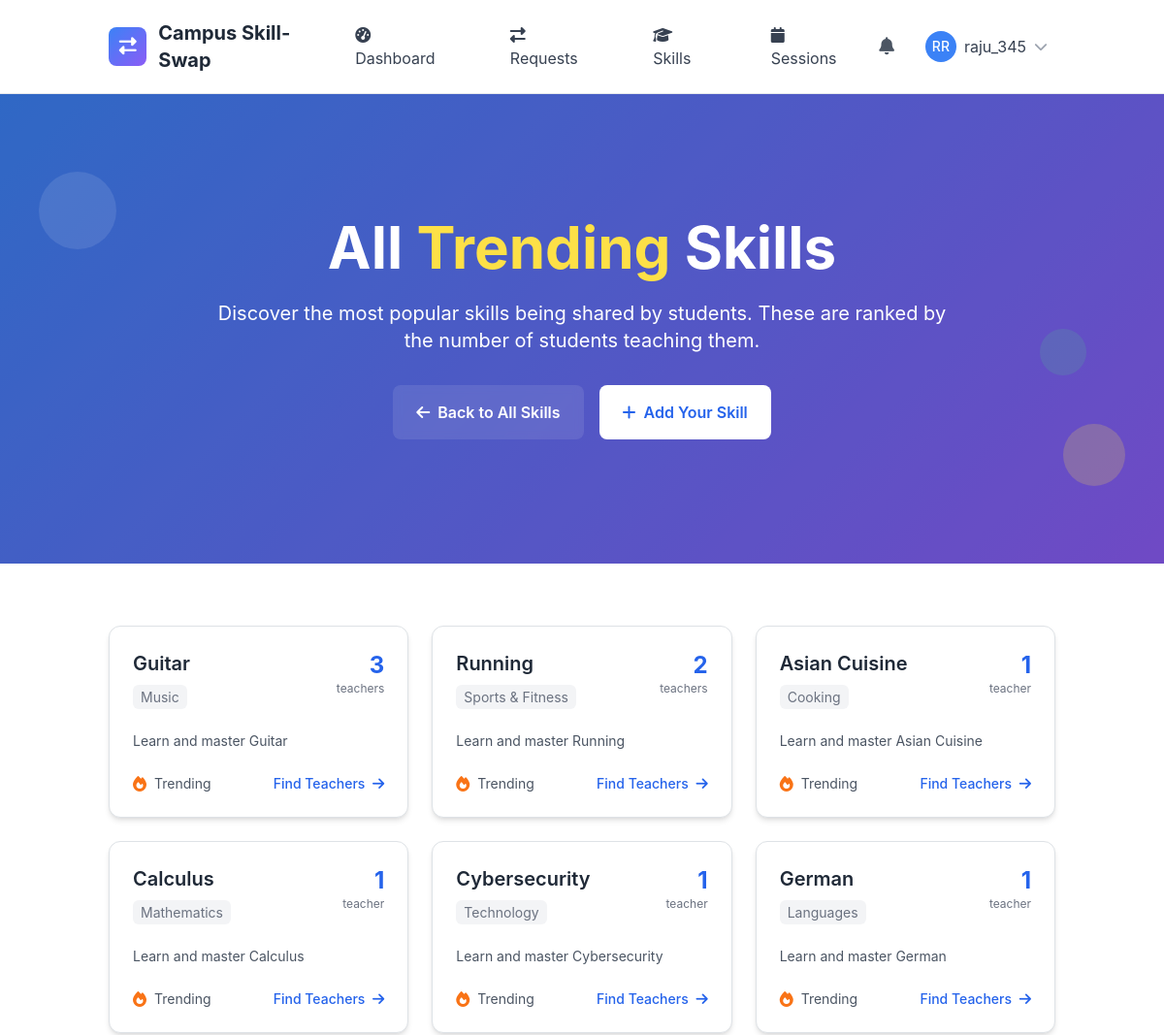
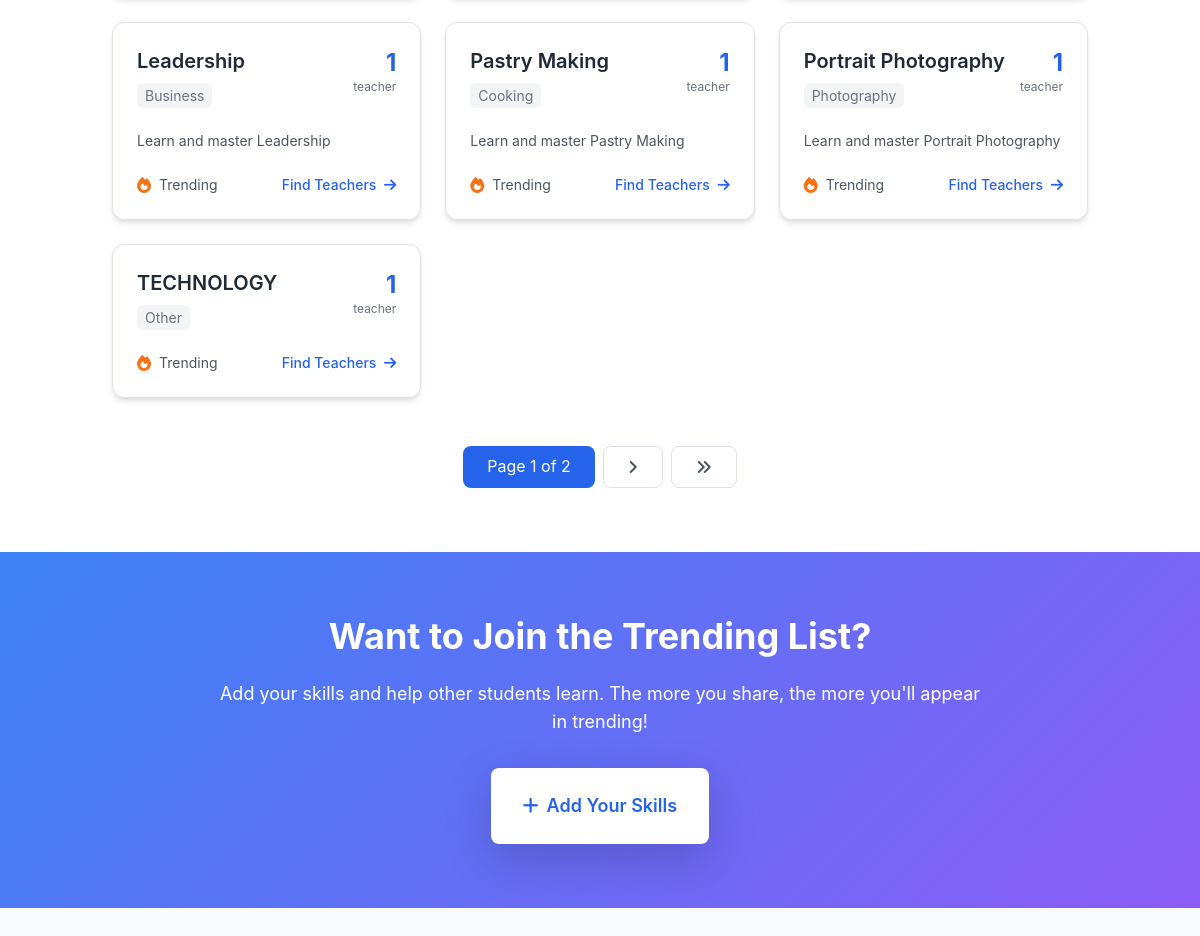
Screenshot of /skills/trending/more/ (signed in) with the database file from the repository (2 pictures, top to bottom).
### skills/models.py (models this page shows, shortened)
class Skill(models.Model):
    name = models.CharField(max_length=100)
    category = models.ForeignKey(SkillCategory, on_delete=models.CASCADE, related_name='skills')
    description = models.TextField(blank=True)
    is_popular = models.BooleanField(default=False)
    created_at = models.DateTimeField(auto_now_add=True)
    updated_at = models.DateTimeField(auto_now=True)
    class Meta:
        ordering = ['category__name', 'name']
        unique_together = ['name', 'category']

class SkillCategory(models.Model):
    name = models.CharField(max_length=100, unique=True)
    description = models.TextField(blank=True)
    icon = models.CharField(max_length=50, blank=True, help_text="CSS icon class")
    color = models.CharField(max_length=7, default='#3B82F6', help_text="Hex color code")
    is_active = models.BooleanField(default=True)
    created_at = models.DateTimeField(auto_now_add=True)
    updated_at = models.DateTimeField(auto_now=True)
    class Meta:
        ordering = ['name']
        verbose_name_plural = "Skill Categories"
        db_table = 'category'

### skills/views.py (the view)
# urls.py: path('trending/more/', views.TrendingSkillsMoreView.as_view(), name='trending_skills_more'),
class TrendingSkillsMoreView(LoginRequiredMixin, ListView):
    model = Skill
    template_name = 'skills/trending_skills_more.html'
    context_object_name = 'trending_skills'
    paginate_by = 10
    def get_queryset(self):
        from django.db.models import Count
        return (Skill.objects
                .filter(category__is_active=True)
                .annotate(offered_count=Count('offered_by_users'))
                .filter(offered_count__gt=0)
                .order_by('-offered_count', 'name'))
    def get_context_data(self, **kwargs):
        context = super().get_context_data(**kwargs)
        context['page_title'] = 'All Trending Skills'
        return context

### templates/skills/trending_skills_more.html (shortened to what this page needs)
{% extends 'base.html' %}
{% load static %}
{% block content %}
<section class="gradient-bg relative overflow-hidden">
    <div class="absolute inset-0 bg-black opacity-20"></div>
    <div class="relative container mx-auto px-4 py-20 lg:py-32">
        <div class="text-center text-white">
            <h1 class="text-4xl lg:text-6xl font-bold mb-6 leading-tight">
                All <span class="text-yellow-300">Trending</span> Skills
            </h1>
            <p class="text-lg lg:text-xl mb-8 max-w-3xl mx-auto">
                Discover the most popular skills being shared by students. These are ranked by the number of students teaching them.
            </p>
            <div class="flex justify-center space-x-4">
                <a href="{% url 'skills:skill_list' %}" class="bg-white/10 backdrop-blur-sm text-white px-6 py-3 rounded-lg font-semibold hover:bg-white/20 transition-all">
                    <i class="fas fa-arrow-left mr-2"></i>Back to All Skills
                </a>
                <a href="{% url 'skills:add_skill' %}" class="bg-white text-blue-600 px-6 py-3 rounded-lg font-semibold hover:bg-gray-100 transition-all">
                    <i class="fas fa-plus mr-2"></i>Add Your Skill
                </a>
            </div>
        </div>
    </div>
    <div class="absolute top-20 left-10 w-20 h-20 bg-white opacity-10 rounded-full animate-bounce"></div>
    <div class="absolute bottom-20 right-10 w-16 h-16 bg-yellow-300 opacity-20 rounded-full animate-pulse"></div>
    <div class="absolute top-1/2 right-20 w-12 h-12 bg-green-400 opacity-15 rounded-full animate-bounce delay-75"></div>
</section>
<section class="py-16 bg-white">
    <div class="container mx-auto px-4">
        {% if trending_skills %}
            <div class="grid grid-cols-1 md:grid-cols-2 lg:grid-cols-3 gap-6">
                {% for skill in trending_skills %}
                    <div class="skill-card bg-white rounded-xl shadow-md p-6 hover:shadow-lg transition-all border">
                        <div class="flex items-start justify-between mb-4">
                            <div class="flex-1">
                                <h3 class="text-xl font-semibold text-gray-800 mb-2">{{ skill.name }}</h3>
                                <span class="text-sm text-gray-500 bg-gray-100 px-2 py-1 rounded">{{ skill.category.name }}</span>
                            </div>
                            <div class="text-right">
                                <div class="text-2xl font-bold text-blue-600">{{ skill.offered_count }}</div>
                                <div class="text-xs text-gray-500">teacher{{ skill.offered_count|pluralize }}</div>
                            </div>
                        </div>
                        {% if skill.description %}
                            <p class="text-gray-600 text-sm mb-4 line-clamp-2">{{ skill.description }}</p>
                        {% endif %}
                        <div class="flex justify-between items-center">
                            <div class="flex items-center space-x-2">
                                <i class="fas fa-fire text-orange-500"></i>
                                <span class="text-sm text-gray-600">Trending</span>
                            </div>
                            <a href="{% url 'skills:find_tutors' skill.id %}" class="text-blue-600 hover:text-blue-800 text-sm font-medium">
                                Find Teachers <i class="fas fa-arrow-right ml-1"></i>
                            </a>
                        </div>
                    </div>
                {% endfor %}
            </div>
            {% if is_paginated %}
                <div class="flex justify-center mt-12">
                    <nav class="flex space-x-2">
                        <span class="px-4 py-2 bg-blue-600 text-white rounded-lg">
                            Page {{ page_obj.number }} of {{ page_obj.paginator.num_pages }}
                        </span>
                        {% if page_obj.has_next %}
                            <a href="?page={{ page_obj.next_page_number }}" class="px-4 py-2 border border-gray-300 rounded-lg text-gray-600 hover:bg-gray-50 transition-colors">
                                <i class="fas fa-angle-right"></i>
                            </a>
                            <a href="?page={{ page_obj.paginator.num_pages }}" class="px-4 py-2 border border-gray-300 rounded-lg text-gray-600 hover:bg-gray-50 transition-colors">
                                <i class="fas fa-angle-double-right"></i>
                            </a>
                        {% endif %}
                    </nav>
                </div>
            {% endif %}
        {% endif %}
    </div>
</section>
<section class="gradient-bg py-16">
    <div class="container mx-auto px-4 text-center">
        <div class="max-w-3xl mx-auto text-white">
            <h2 class="text-3xl lg:text-4xl font-bold mb-6">
                Want to Join the Trending List?
            </h2>
            <p class="text-lg mb-8">
                Add your skills and help other students learn. The more you share, the more you'll appear in trending!
            </p>
            <a href="{% url 'skills:add_skill' %}"
               class="bg-white text-blue-600 px-8 py-4 rounded-lg font-semibold text-lg hover:bg-gray-100 transition-all transform hover:scale-105 shadow-lg inline-block">
                <i class="fas fa-plus mr-2"></i>Add Your Skills
            </a>
        </div>
    </div>
</section>
{% endblock %}

### templates/base.html (shortened to what this page needs)
{% load static %}
<!DOCTYPE html>
<html lang="en" class="h-full">
<head>
    <script src="https://cdn.tailwindcss.com"></script>
    <link href="https://cdn.jsdelivr.net/npm/bootstrap@5.3.2/dist/css/bootstrap.min.css" rel="stylesheet">
    <link rel="stylesheet" href="https://cdnjs.cloudflare.com/ajax/libs/font-awesome/6.5.1/css/all.min.css">
</head>
<body class="bg-gray-50 h-full">
    <nav class="bg-white shadow-lg border-b">
        <div class="container mx-auto px-4">
            <div class="flex justify-between items-center py-3">
                <div class="flex items-center space-x-3">
                    <div class="w-10 h-10 gradient-bg rounded-lg flex items-center justify-center">
                        <i class="fas fa-exchange-alt text-white text-lg"></i>
                    </div>
                    <a href="{% url 'core:home' %}" class="text-xl font-bold text-gray-800 hover:text-blue-600 transition-colors">
                        Campus Skill-Swap
                    </a>
                </div>
                <div class="hidden md:flex items-center space-x-6">
                    {% if user.is_authenticated %}
                        <a href="{% url 'core:dashboard' %}" class="nav-link px-3 py-2 text-gray-700 hover:text-blue-600 transition-colors">
                            <i class="fas fa-tachometer-alt mr-2"></i>Dashboard
                        </a>
                        <a href="{% url 'skill_sessions:request_list' %}" class="nav-link px-3 py-2 text-gray-700 hover:text-blue-600 transition-colors">
                            <i class="fas fa-exchange-alt mr-2"></i>Requests
                        </a>
                        <a href="{% url 'skills:skill_list' %}" class="nav-link px-3 py-2 text-gray-700 hover:text-blue-600 transition-colors">
                            <i class="fas fa-graduation-cap mr-2"></i>Skills
                        </a>
                        <a href="{% url 'skill_sessions:session_management' %}" class="nav-link px-3 py-2 text-gray-700 hover:text-blue-600 transition-colors">
                            <i class="fas fa-calendar mr-2"></i>Sessions
                        </a>
                    {% endif %}
                </div>
                <div class="flex items-center space-x-4">
                    {% if user.is_authenticated %}
                        <div class="relative">
                            <button id="notificationBtn" class="relative p-2 text-gray-600 hover:text-blue-600 transition-colors">
                                <i class="fas fa-bell text-lg"></i>
                            </button>
                        </div>
                        <div class="relative">
                            <button id="userMenuBtn" class="flex items-center space-x-2 p-2 rounded-lg hover:bg-gray-100 transition-colors">
                                {% if user.profile.profile_picture %}
                                    <img src="{{ user.profile.profile_picture.url }}" alt="Profile" class="w-8 h-8 rounded-full">
                                {% else %}
                                    <div class="w-8 h-8 bg-blue-500 rounded-full flex items-center justify-center">
                                        <span class="text-white text-sm font-medium">{{ user.first_name|first|upper }}{{ user.last_name|first|upper }}</span>
                                    </div>
                                {% endif %}
                                <span class="hidden md:block text-gray-700">{{ user.username}}</span>
                                <i class="fas fa-chevron-down text-gray-400 text-sm"></i>
                            </button>
                        </div>
                    {% endif %}
                </div>
            </div>
        </div>
    </nav>
    <main class="min-h-screen">
        {% block content %}{% endblock %}
    </main>
</body>
</html>

### templates/base.html (style rules this page uses)
:root { --primary-color: #3B82F6; --secondary-color: #10B981; --accent-color: #8B5CF6; --warning-color: #F59E0B; --danger-color: #EF4444; }
body { font-family: 'Inter', -apple-system, BlinkMacSystemFont, sans-serif; }
.gradient-bg { background: linear-gradient(135deg, var(--primary-color) 0%, var(--accent-color) 100%); }
.skill-card { transition: all 0.3s ease; border: 1px solid #e5e7eb; }

### templates/skills/trending_skills_more.html (style rules this page uses)
.line-clamp-2 { display: -webkit-box; -webkit-line-clamp: 2; -webkit-box-orient: vertical; overflow: hidden; }

### rows the page displays
Skill: name "Guitar", category.name "Music", offered_count "3", description "Learn and master Guitar"
Skill: name "Running", category.name "Sports & Fitness", offered_count "2", description "Learn and master Running"
Skill: name "Asian Cuisine", category.name "Cooking", offered_count "1", description "Learn and master Asian Cuisine"
Skill: name "Calculus", category.name "Mathematics", offered_count "1", description "Learn and master Calculus"
Skill: name "Cybersecurity", category.name "Technology", offered_count "1", description "Learn and master Cybersecurity"
Skill: name "German", category.name "Languages", offered_count "1", description "Learn and master German"
Skill: name "Leadership", category.name "Business", offered_count "1", description "Learn and master Leadership"
Skill: name "Pastry Making", category.name "Cooking", offered_count "1", description "Learn and master Pastry Making"
Skill: name "Portrait Photography", category.name "Photography", offered_count "1", description "Learn and master Portrait Photography"
Skill: name "TECHNOLOGY", category.name "Other", offered_count "1"

### other values shown
{{ user.first_name|first|upper }} "R"
{{ user.last_name|first|upper }} "R"
{{ user.username }} "raju_345"
{{ page_obj.number }} "1"
{{ page_obj.paginator.num_pages }} "2"
